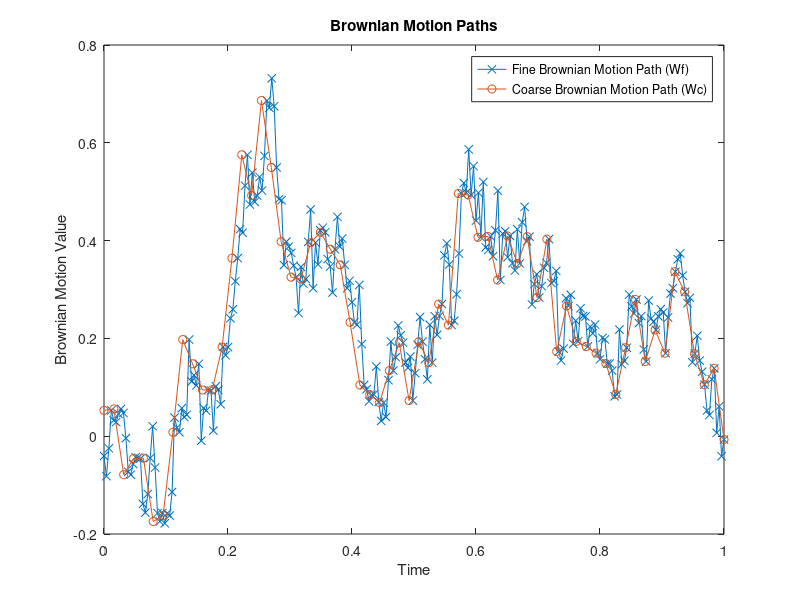

MATLAB code to generate this figure:
% This is code adapted from 'An Algorithmic Introduction to Numerical Simulation of Stochastic Differential Equations' by Dr. Desmon J. Higham 

% This code produces a plot of how Brownian Motions are coupled in the Multilevel Monte Carlo method. 

function BPATH5

randn('state', 100)
T = 1; N = 256; dt = T/N; t = [dt:dt:1];
M = 1; % 1 path

dWf = sqrt(dt)*randn(M,N); % 1 path x 500 timesteps
dWc = zeros(M, 64); % coarse path

for i = 1:64
        dWc(i) = sum(dWf(4*(i-1)+1:i*4)); 
end

Wf = cumsum(dWf, 2);
Wc = cumsum(dWc,2); 

Nf = length(Wf);
Nc = length(Wc); 

tf = linspace(0, T, Nf);
tc = linspace(0, T, Nc);

plot(tf, Wf', '-x')
hold on
plot(tc, Wc', '-o')
legend('Fine Brownian Motion Path (Wf)', 'Coarse Brownian Motion Path (Wc)')
xlabel('Time')
ylabel('Brownian Motion Value')
title('Brownian Motion Paths')
